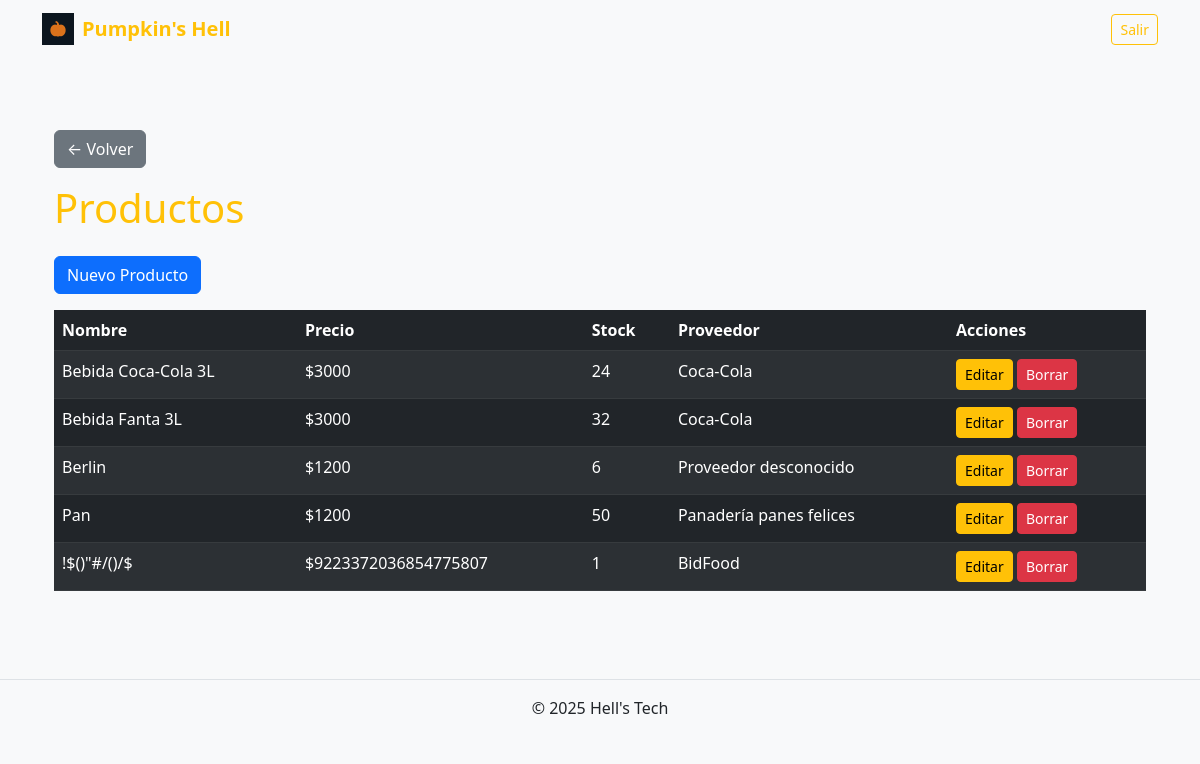
Screenshot of /productos/ (signed in) with the database file from the repository.
### ventas/models.py (models this page shows, shortened)
class Producto(models.Model):
    nombre    = models.CharField(max_length=100, unique=True)
    precio    = models.PositiveIntegerField(verbose_name="Precio")
    stock     = models.PositiveIntegerField(default=0)
    proveedor = models.ForeignKey('Proveedor', on_delete=models.PROTECT, related_name='productos')
    activo    = models.BooleanField(default=True)

class Proveedor(models.Model):
    nombre   = models.CharField(max_length=100, unique=True)
    contacto = models.CharField(max_length=100)
    telefono = models.CharField(max_length=20)
    email    = models.EmailField()

### ventas/views.py (the view)
# urls.py: path("productos/",       ProductoList.as_view(),   name="productos_list"),
@method_decorator(never_cache, name='dispatch')
class ProductoList(LoginRequiredMixin, ListView):
    model = Producto
    template_name = 'ventas/producto_list.html'
    context_object_name = 'object_list'
    def get_queryset(self):
        return Producto.objects.filter(activo=True)
    def get_context_data(self, **kwargs):
        context = super().get_context_data(**kwargs)
        context['es_bodeguero'] = self.request.user.groups.filter(name='Bodeguero').exists()
        context['es_jefe'] = self.request.user.groups.filter(name='Jefe').exists()
        if context['es_bodeguero']:
            context['volver_url'] = reverse('dashboard_bodeguero')
        elif context['es_jefe']:
            context['volver_url'] = reverse('dashboard_jefe')
        return context

### ventas/context_processors.py (called while the page is built)
def roles(request):
    ctx = {}
    user = request.user
    if user.is_authenticated:
        grupos = set(user.groups.values_list('name', flat=True))
        ctx['es_jefe']      = 'Jefe'      in grupos
        ctx['es_bodeguero'] = 'Bodeguero' in grupos
        ctx['es_cajero']    = 'Cajero'    in grupos
    return ctx

### ventas/templates/ventas/producto_list.html (shortened to what this page needs)
{% extends "base.html" %}
{% load static %}
{% block content %}
  <div class="container py-4">
  <a href="{{ volver_url }}" class="btn btn-secondary mb-3">← Volver</a>
    <h1 class="mb-4 text-warning">Productos</h1>
    {% if perms.ventas.add_producto %}
      <a href="{% url 'producto_create' %}" class="btn btn-primary mb-3">Nuevo Producto</a>
    {% endif %}
    <table class="table table-striped table-dark">
    <thead>
      <tr>
        <th>Nombre</th>
        <th>Precio</th>
        <th>Stock</th>
        <th>Proveedor</th>
        <th>Acciones</th>
      </tr>
    </thead>
    <tbody>
      {% for p in object_list %}
      <tr>
        <td>{{ p.nombre }}</td>
        <td>${{ p.precio }}</td>
        <td>{{ p.stock }}</td>
        <td>{{ p.proveedor.nombre }}</td>
        <td>
          <a href="{% url 'producto_update' p.pk %}" class="btn btn-sm btn-warning">Editar</a>
          {% if not es_bodeguero %}
            <a href="{% url 'producto_delete' p.pk %}" class="btn btn-sm btn-danger">Borrar</a>
          {% endif %}
        </td>
      </tr>
      {% empty %}
      <tr>
        <td colspan="5" class="text-center">No hay productos registrados.</td>
      </tr>
      {% endfor %}
    </tbody>
    </table>
  </div>
{% endblock %}

### ventas/templates/base.html (style rules this page uses)
:root { --pos-orange: #ff8800; }

### rows the page displays
Producto: nombre "Bebida Coca-Cola 3L", precio "3000", stock "24", proveedor.nombre "Coca-Cola"
Producto: nombre "Bebida Fanta 3L", precio "3000", stock "32", proveedor.nombre "Coca-Cola"
Producto: nombre "Berlin", precio "1200", stock "6", proveedor.nombre "Proveedor desconocido"
Producto: nombre "Pan", precio "1200", stock "50", proveedor.nombre "Panadería panes felices"
Producto: nombre "!$()\"#/()/$", precio "9223372036854775807", stock "1", proveedor.nombre "BidFood"
